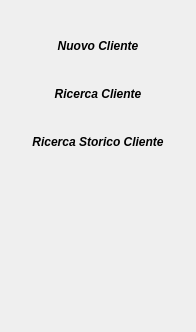
         <widget class="QWidget" name="pageAnagrafica" >
          <property name="geometry" >
           <rect>
            <x>0</x>
            <y>0</y>
            <width>196</width>
            <height>332</height>
           </rect>
          </property>
          <attribute name="label" >
           <string>Anagrafica</string>
          </attribute>
          <attribute name="icon" >
           <iconset resource="laundry.qrc" >:/Anagrafica/Xiria 1.1.2/Xiria 1.1.2/128x128/apps/packagesettings.png</iconset>
          </attribute>
          <layout class="QVBoxLayout" >
           <item>
            <layout class="QVBoxLayout" >
             <item>
              <layout class="QVBoxLayout" >
               <item>
                <widget class="QPushButton" name="cmdNuovoCliente" >
                 <property name="cursor" >
                  <cursorShape>PointingHandCursor</cursorShape>
                 </property>
                 <property name="focusPolicy" >
                  <enum>Qt::NoFocus</enum>
                 </property>
                 <property name="toolTip" >
                  <string>&lt;html>&lt;head>&lt;meta name="qrichtext" content="1" />&lt;style type="text/css">
p, li { white-space: pre-wrap; }
&lt;/style>&lt;/head>&lt;body style=" font-family:'MS Shell Dlg 2'; font-size:8.25pt; font-weight:400; font-style:normal;">
&lt;p style=" margin-top:0px; margin-bottom:0px; margin-left:0px; margin-right:0px; -qt-block-indent:0; text-indent:0px; font-size:8pt;">Nuovo cliente&lt;/p>&lt;/body>&lt;/html></string>
                 </property>
                 <property name="layoutDirection" >
                  <enum>Qt::LeftToRight</enum>
                 </property>
                 <property name="text" >
                  <string/>
                 </property>
                 <property name="icon" >
                  <iconset resource="laundry.qrc" >:/NuovoUtente/Xiria 1.1.2/Xiria 1.1.2/128x128/apps/personal.png</iconset>
                 </property>
                 <property name="iconSize" >
                  <size>
                   <width>160</width>
                   <height>64</height>
                  </size>
                 </property>
                 <property name="flat" >
                  <bool>true</bool>
                 </property>
                </widget>
               </item>
               <item>
                <widget class="QLabel" name="lblAnagraficaNuovoCliente" >
                 <property name="font" >
                  <font>
                   <pointsize>9</pointsize>
                   <weight>75</weight>
                   <italic>true</italic>
                   <bold>true</bold>
                  </font>
                 </property>
                 <property name="text" >
                  <string>Nuovo Cliente</string>
                 </property>
                 <property name="textFormat" >
                  <enum>Qt::PlainText</enum>
                 </property>
                 <property name="scaledContents" >
                  <bool>false</bool>
                 </property>
                 <property name="alignment" >
                  <set>Qt::AlignCenter</set>
                 </property>
                 <property name="textInteractionFlags" >
                  <set>Qt::NoTextInteraction</set>
                 </property>
                </widget>
               </item>
              </layout>
             </item>
             <item>
              <layout class="QVBoxLayout" >
               <item>
                <widget class="QPushButton" name="cmdRicercaCliente" >
                 <property name="cursor" >
                  <cursorShape>PointingHandCursor</cursorShape>
                 </property>
                 <property name="focusPolicy" >
                  <enum>Qt::NoFocus</enum>
                 </property>
                 <property name="toolTip" >
                  <string>&lt;html>&lt;head>&lt;meta name="qrichtext" content="1" />&lt;style type="text/css">
p, li { white-space: pre-wrap; }
&lt;/style>&lt;/head>&lt;body style=" font-family:'MS Shell Dlg 2'; font-size:8.25pt; font-weight:400; font-style:normal;">
&lt;p style=" margin-top:0px; margin-bottom:0px; margin-left:0px; margin-right:0px; -qt-block-indent:0; text-indent:0px; font-size:8pt;">Ricerca cliente in archivio&lt;/p>&lt;/body>&lt;/html></string>
                 </property>
                 <property name="layoutDirection" >
                  <enum>Qt::LeftToRight</enum>
                 </property>
                 <property name="text" >
                  <string/>
                 </property>
                 <property name="icon" >
                  <iconset resource="laundry.qrc" >:/RicercaUtente/Xiria 1.1.2/Xiria 1.1.2/128x128/apps/linuxconf.png</iconset>
                 </property>
                 <property name="iconSize" >
                  <size>
                   <width>160</width>
                   <height>64</height>
                  </size>
                 </property>
                 <property name="flat" >
                  <bool>true</bool>
                 </property>
                </widget>
               </item>
               <item>
                <widget class="QLabel" name="lblAnagraficaNuovoCliente_2" >
                 <property name="font" >
                  <font>
                   <pointsize>9</pointsize>
                   <weight>75</weight>
                   <italic>true</italic>
                   <bold>true</bold>
                  </font>
                 </property>
                 <property name="text" >
                  <string>Ricerca Cliente</string>
                 </property>
                 <property name="textFormat" >
                  <enum>Qt::PlainText</enum>
                 </property>
                 <property name="scaledContents" >
                  <bool>false</bool>
                 </property>
                 <property name="alignment" >
                  <set>Qt::AlignCenter</set>
                 </property>
                 <property name="textInteractionFlags" >
                  <set>Qt::NoTextInteraction</set>
                 </property>
                </widget>
               </item>
              </layout>
             </item>
             <item>
              <layout class="QVBoxLayout" >
               <item>
                <widget class="QPushButton" name="cmdRicercaCliente_2" >
                 <property name="cursor" >
                  <cursorShape>PointingHandCursor</cursorShape>
                 </property>
                 <property name="focusPolicy" >
                  <enum>Qt::NoFocus</enum>
                 </property>
                 <property name="toolTip" >
                  <string>&lt;html>&lt;head>&lt;meta name="qrichtext" content="1" />&lt;style type="text/css">
p, li { white-space: pre-wrap; }
&lt;/style>&lt;/head>&lt;body style=" font-family:'MS Shell Dlg 2'; font-size:8.25pt; font-weight:400; font-style:normal;">
&lt;p style=" margin-top:0px; margin-bottom:0px; margin-left:0px; margin-right:0px; -qt-block-indent:0; text-indent:0px; font-size:8pt;">Ricerca storico cliente&lt;/p>&lt;/body>&lt;/html></string>
                 </property>
                 <property name="layoutDirection" >
                  <enum>Qt::LeftToRight</enum>
                 </property>
                 <property name="text" >
                  <string/>
                 </property>
                 <property name="icon" >
                  <iconset resource="laundry.qrc" >:/RicercaStoricoCliente/Xiria 1.1.2/Xiria 1.1.2/128x128/apps/kghostview.png</iconset>
                 </property>
                 <property name="iconSize" >
                  <size>
                   <width>160</width>
                   <height>64</height>
                  </size>
                 </property>
                 <property name="flat" >
                  <bool>true</bool>
                 </property>
                </widget>
               </item>
               <item>
                <widget class="QLabel" name="lblAnagraficaNuovoCliente_7" >
                 <property name="font" >
                  <font>
                   <pointsize>9</pointsize>
                   <weight>75</weight>
                   <italic>true</italic>
                   <bold>true</bold>
                  </font>
                 </property>
                 <property name="text" >
                  <string>Ricerca Storico Cliente</string>
                 </property>
                 <property name="textFormat" >
                  <enum>Qt::PlainText</enum>
                 </property>
                 <property name="scaledContents" >
                  <bool>false</bool>
                 </property>
                 <property name="alignment" >
                  <set>Qt::AlignCenter</set>
                 </property>
                 <property name="textInteractionFlags" >
                  <set>Qt::NoTextInteraction</set>
                 </property>
                </widget>
               </item>
              </layout>
             </item>
            </layout>
           </item>
           <item>
            <spacer>
             <property name="orientation" >
              <enum>Qt::Vertical</enum>
             </property>
             <property name="sizeHint" >
              <size>
               <width>20</width>
               <height>40</height>
              </size>
             </property>
            </spacer>
           </item>
          </layout>
         </widget>
